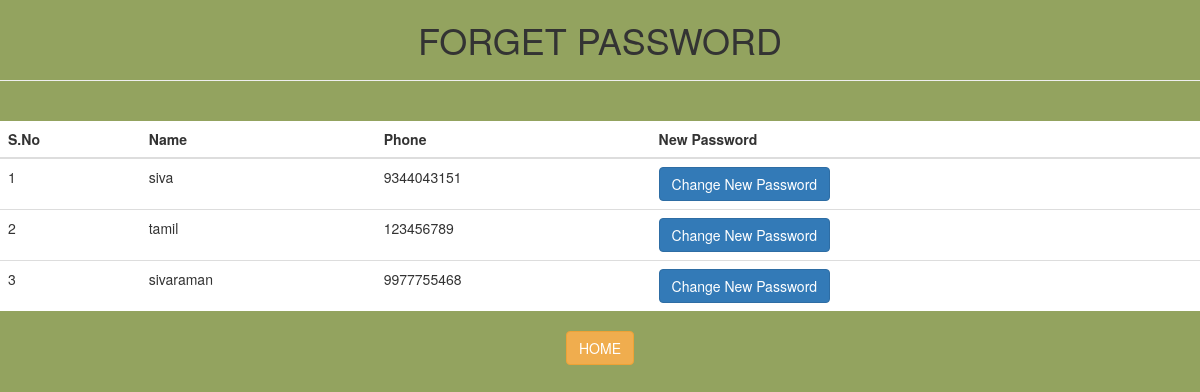
The app's page /forget, older data.
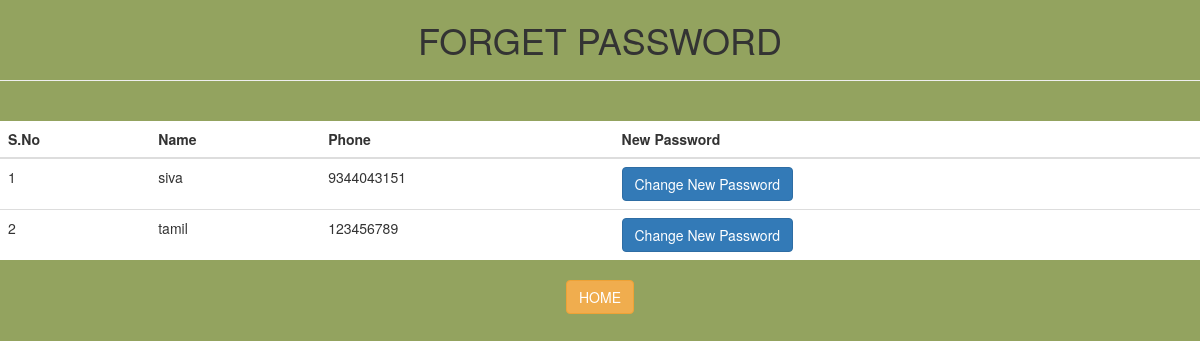
The same page, newer data.
### tables this page shows
CREATE TABLE customers (pid integer primary key,name text,
            email varchar(20),birth date,address text,phone integer);

### web.py (the view)
@app.route('/forget',methods=['GET','POST'])
def forget():
    con=sqlite3.connect('data2.db')
    con.row_factory=sqlite3.Row
    cur=con.cursor()
    cur.execute("select * from customers")
    data=cur.fetchall()
    con.close()
    return render_template("forget.html",data=data)

### templates/forget.html (shortened to what this page needs)
<!DOCTYPE html>
<html lang="en">
<head>
 <link rel="stylesheet" href="https://maxcdn.bootstrapcdn.com/bootstrap/3.4.1/css/bootstrap.min.css">
</head>
<body>
    <div class="main">
       <center> <h1>FORGET PASSWORD<hr></h1></center>
  <div align="center"class="table">
            <br>
                   <table class="table table-border" >
        <thead>
            <tr>
                <th>S.No</th>
                <th>Name</th>
                    <th>Phone</th>
                <th>New Password</th>
               </tr>
        </thead>
       <tbody>
        {% for res in data %}
        {%set i=loop.index %}
        <tr>
            <td>{{i}}</td>
            <td>{{res["name"]}}</td>
           <td>{{res["phone"]}}</td>
            <td><a href=" {{url_for('change',id=res['pid'])}}"class="btn btn-primary">Change New Password </a>   </td>
            </tr>
        {% endfor %}
       </tbody>
       </table>
       <div>
        <a href="{{url_for('index')}}"class ="btn btn-warning pull right">HOME</a>
        </div>
    </div>
   </div>
</body>
</html>

Row changes from the older to the newer data that the page shows:
removed customers: i "3", name "sivaraman", phone "9977755468"
